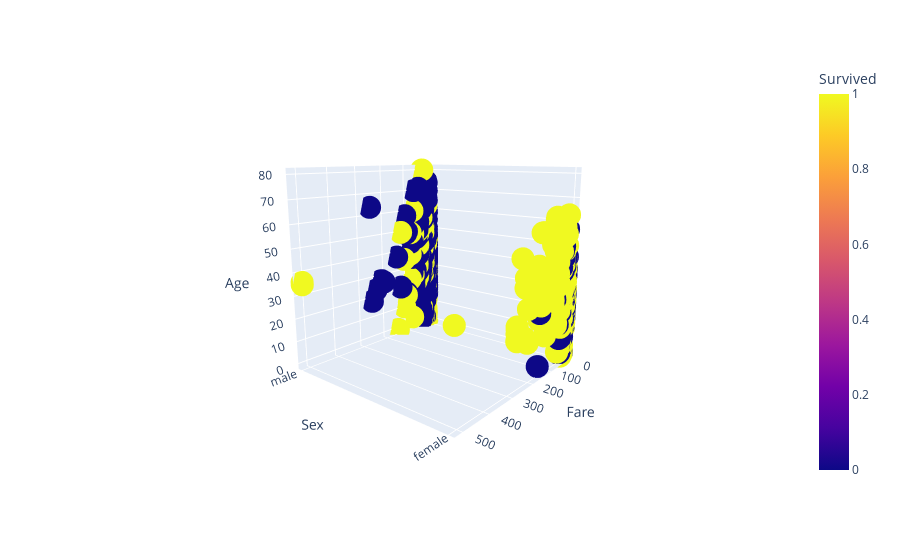

The cell this chart's notebook holds for it:
### Code cell
fig = px.scatter_3d(titanic, x='Fare', y='Sex', z='Age',color='Survived')
fig.show()

### Figure 1 — Plotly figure (JSON) as saved in the notebook; plotly's stock layout.template omitted (floating-point values rounded to 4 significant figures; data arrays with more than 128 entries replaced by an {"elided": "..."} marker saying what was removed)
{"data": [{"hovertemplate": "Fare=%{x}<br>Sex=%{y}<br>Age=%{z}<br>Survived=%{marker.color}<extra></extra>", "legendgroup": "", "marker": {"color": {"elided": "891 int values"}, "coloraxis": "coloraxis", "symbol": "circle"}, "mode": "markers", "name": "", "scene": "scene", "showlegend": false, "type": "scatter3d", "x": {"elided": "891 float values"}, "y": {"elided": "891 str values"}, "z": {"elided": "891 int values"}}], "layout": {"autosize": true, "coloraxis": {"colorbar": {"title": {"text": "Survived"}}, "colorscale": [[0, "#0d0887"], [0.1111, "#46039f"], [0.2222, "#7201a8"], [0.3333, "#9c179e"], [0.4444, "#bd3786"], [0.5556, "#d8576b"], [0.6667, "#ed7953"], [0.7778, "#fb9f3a"], [0.8889, "#fdca26"], [1, "#f0f921"]]}, "legend": {"tracegroupgap": 0}, "margin": {"t": 60}, "scene": {"aspectmode": "auto", "aspectratio": {"x": 1, "y": 1, "z": 1}, "camera": {"center": {"x": 0, "y": 0, "z": 0}, "eye": {"x": 1.891, "y": 1.572, "z": 0.5656}, "projection": {"type": "perspective"}, "up": {"x": 0, "y": 0, "z": 1}}, "domain": {"x": [0, 1], "y": [0, 1]}, "xaxis": {"title": {"text": "Fare"}, "type": "linear"}, "yaxis": {"title": {"text": "Sex"}, "type": "category"}, "zaxis": {"title": {"text": "Age"}, "type": "linear"}}}}
